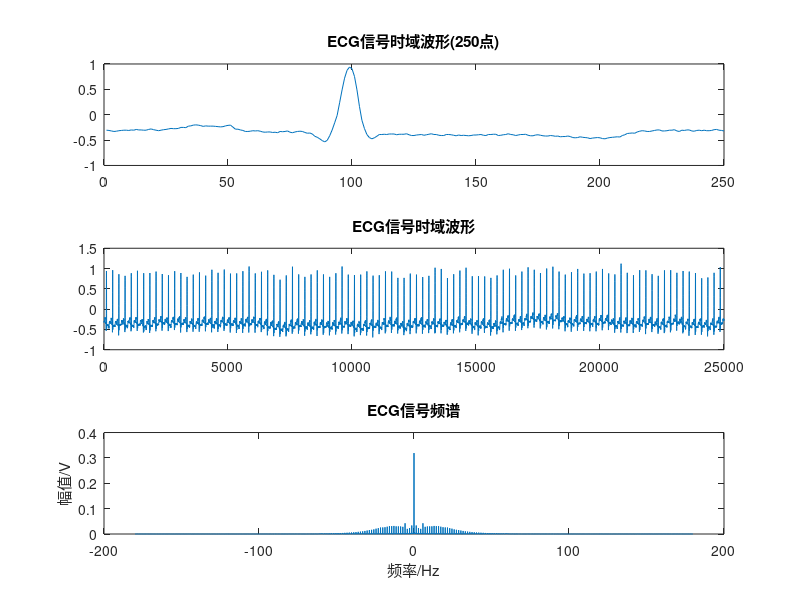
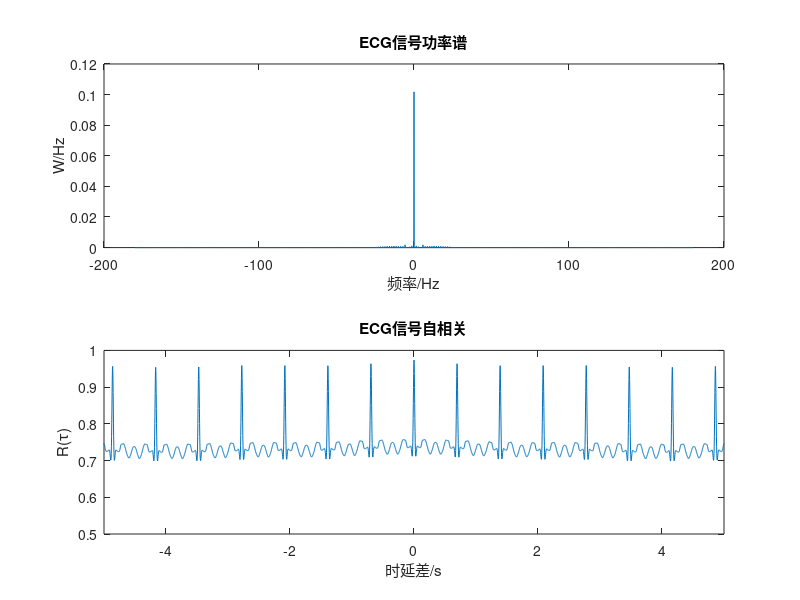

MATLAB code to generate these figures, in order:
load ECG.mat
fs=360;
N=5000;
t=1:25000;
y=ECG(t);
figure(1)
subplot(311)
plot(t(1:250),y(1:250));
title('ECG信号时域波形(250点)');
subplot(312)
plot(t,y);
title('ECG信号时域波形');
subplot(313)
freq=fft(y,N)/N;%做离散傅里叶
freq_d=abs(fftshift(freq));
w=(-N/2:1:N/2-1)*fs/N; %双边  
plot(w,freq_d);
ylim([0,0.4]);
title('ECG信号频谱');
xlabel('频率/Hz');
ylabel('幅值/V');
%功率谱
figure(2)
subplot(211)
ypsd=freq_d.*conj(freq_d);
plot(w,ypsd);
title('ECG信号功率谱');
xlabel('频率/Hz');
ylabel('W/Hz');
%信号自相关
subplot(212)
[Rx,maxlags]=xcorr(y,'unbiased');  %信号的自相关
    plot(maxlags/fs,Rx/max(Rx));
    xlim([-5,5]);
    xlabel('时延差/s');
title('ECG信号自相关');
ylabel('R(τ)');
ylim([0.5,1]);
aver=mean(y)
v=var(y)